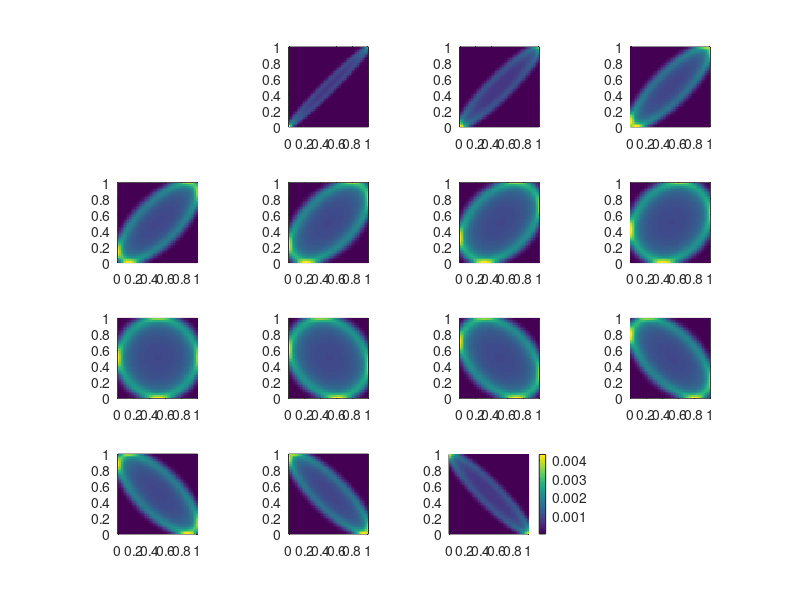

MATLAB code to generate this figure:

N=50 ; 
Nmarg= 4^2; %use 16 marginals otherwise change the function computeGamma
map=3;
lambda=1.e-3;

x=linspace(0,1.,N);
y=x;


    S1  = @(x) min(2*x,2-2*x);
    S2  = @(x) mod(x+0.5,1);
    S3  = @(x) 1-x;
    c  = @(x,y) 0.5*abs(x-y).^2;

    h=@(x,y) exp(-c(x,y)/lambda);
    m=@(x) (x>=0).*(x<=1);

    if map==1 
    t=S1(x);
    elseif map==2
    t=S2(x);
    else
    t= S3(x);
    end
    mu=m(x)'/N;


gamma0=zeros(N,N); %this is the matrix c^{i_{j}i_{j+1}} j=1,...,Nmarg-1
gamma1=zeros(N,N); %this is the matrix c^{Nmarg1}
for i=1:N


gamma0(i,:)=h(x(i),y);
gamma1(i,:)=h(t,x(i));

oo = ones(N,1) ;

end
A=ones(N,Nmarg);
% A(:,1)=mu;  a quoi ca sert 
err=1;

count=1;
while err>1.e-6

A_old = A ;


%% optimize - precompute gamma_0^N
    
for i=1:Nmarg
B = A ;     
B(:,i) = oo ; % remove one kp
B1 = eye(N,N) ;  
rr = circshift([1:Nmarg]',1-i)'  ; %circshift to construct Gamma start sum at i+1
for j = rr
gamma = gamma0 ; 
if (j==Nmarg) 
    gamma = gamma1 ; 
end 
    B1 = B1*diag(B(:,j))*gamma ; 
end  

A(:,i)=(mu./diag(B1));

end

err=norm((A_old-A),Inf)/norm(A,Inf) ;
str = sprintf('Error at step (%d): %s', count, err);
disp(str);
count=count+1;

end

figure(1) 
l = sqrt(Nmarg) ; 

%% 2marginals visu 

for i=2:Nmarg-1 ; 
B1 =  eye(N,N) ; 
for j = 1:i-1 
B1 = B1*diag(A(:,j))*gamma0 ; 
end   
B2 = eye(N,N) ;  
for j = i:Nmarg-1  
B2 = B2*diag(A(:,j))*gamma0 ; 
end  
B2 = B2*diag(A(:,Nmarg))*gamma1 ; 

%% product of B1 and B2 component wize 

subplot(l,l,i);
pcolor(x,x,(B1.*B2')');

axis square 
shading flat;


end 
colorbar 


